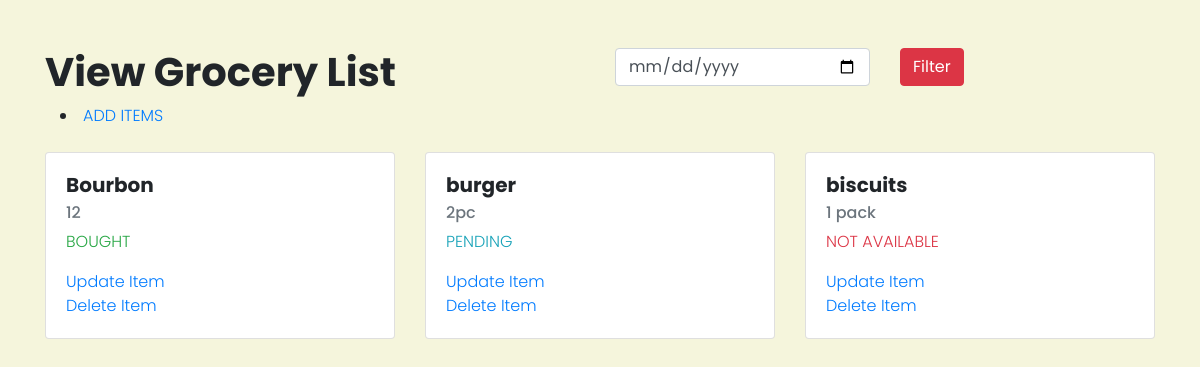
Before: / with the older database file.
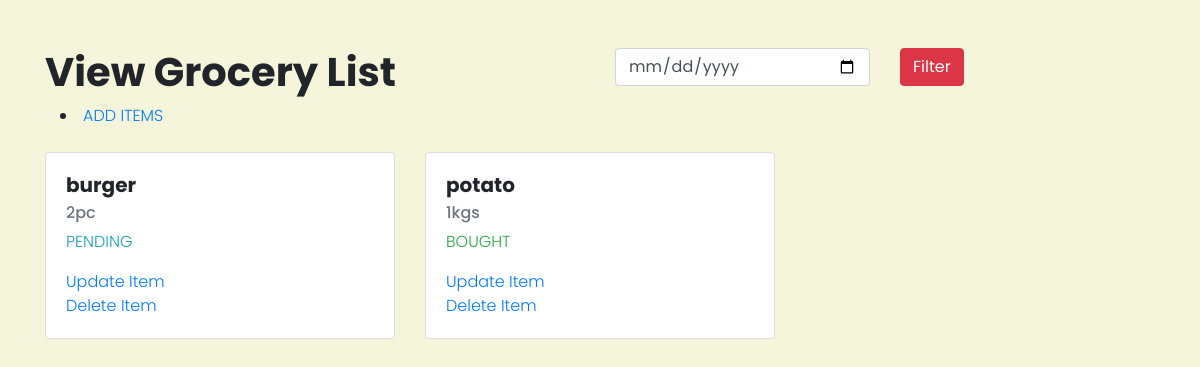
After: the same page with the newer database file.
### main/models.py (models this page shows, shortened)
class Item(models.Model):
    itemname = models.CharField(max_length=100)
    itemquantity = models.CharField(max_length=100)
    itemstatus = models.CharField(max_length=20,choices=status_choices)
    date = models.DateField()

### main/views.py (the view)
# urls.py: path('', views.index, name='index'),
def index(request):
    obj=Item.objects.all()
    if request.POST:
        str_date=request.POST.get('filterdate')
        py_date=datetime.datetime.strptime(str_date,"%Y-%m-%d")
        obj=Item.objects.filter(date=py_date)
    return render(request,'index.html',{'obj':obj})

### main/templates/index.html (shortened to what this page needs)
{% load static %}
{% block content %}
<html>
    <head>
        <link rel="stylesheet" href="https://maxcdn.bootstrapcdn.com/bootstrap/4.4.1/css/bootstrap.min.css">
        <link rel="stylesheet" href="{% static 'style.css' %}">
    </head>
    <body>
        <div class="container mt-5">
            <div class="row">
                <div class="col-lg-6">
                    <h1>View Grocery List</h1>
                </div>
                <div class="col-lg-6 float-right">
                    <div class="row">
                        <div class="col-lg-9">
                          <form method="POST">
                            <div class="row">
                              <div class="col-lg-8">
                            <input id="filterdate" type="date" class="form-control" name="filterdate" value="{{filterdate|date:'d/m/Y'}}" required>
                          </div>
                            <div class="col-lg-2">
                              <button type="submit" class="btn btn-danger">Filter</button>
                            </div>
                            </div>
                          </form>
                        </div>
                    </div>
                </div>
                <div class="container">
                  <div class="col-lg-5">
                    <li><a href="{% url 'add' %}">ADD ITEMS</a></li>
                  </div>
                </div>
            </div>
            <div class="row mt-4">
                {% if obj %}
                {% for i in obj %}
                <div class="col-lg-4">
                    <div class="card">
                        <div class="card-body">
                          <h5 class="card-title">{{i.itemname}}</h5>
                          <h6 class="card-subtitle mb-2 text-muted">{{i.itemquantity}}</h6>
                          {% if i.itemstatus == 'BOUGHT' %}
                          <p class="text-success" >{{i.itemstatus}}</p>
                          {% elif i.itemstatus == 'PENDING' %}
                          <p class="text-info">{{i.itemstatus}}</p>
                          {% elif i.itemstatus == 'NOT AVAILABLE' %}
                          <p class="text-danger">{{i.itemstatus}}</p>
                          {% endif %}
                          <a href="{% url 'update' i.id %}">Update Item</a><br>
                          <a href="{% url 'delete' i.id %}">Delete Item</a><br>
                        </div>
                      </div>
                </div>
                {% endfor %}
                {% else %}
                <h3>Nothing here</h3>
                {% endif %}
            </div>
        </div>
    </body>
</html>
{% endblock %}

### main/static/style.css (style rules this page uses)
body { font-family: 'Poppins', sans-serif; font-weight: 300; background-color: beige; }
h1, h2, h3, h4, h5 { font-family: 'Poppins', sans-serif; font-weight: 700; }

Changed rows visible on the page:
removed Item: itemname "Bourbon", itemquantity "12", itemstatus "BOUGHT"
removed Item: itemname "biscuits", itemquantity "1 pack", itemstatus "NOT AVAILABLE"
added Item: itemname "potato", itemquantity "1kgs", itemstatus "BOUGHT"
